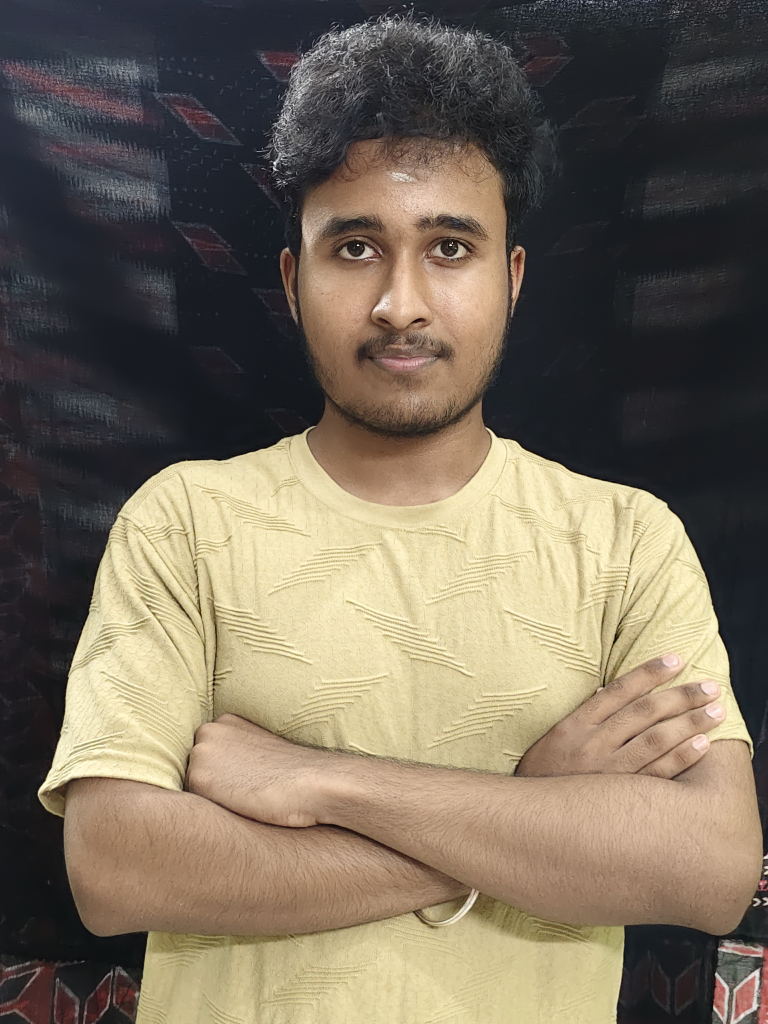
#> input picture 25008695.jpg, 3072 x 4096 px (shown at 1/4 size)
$ jupyter execute --allow-errors EX-DIP-12.ipynb
#> lines starting #> are read from the running program, lines starting #| are printed output that depends on the picture
# EXP-12 -PROJECT: Face Detection with Haar Cascades

## Name : Deepak K R
## Regno : 212225040057

I) ROI Segmentation in an Image using Bitwise AND

[cell 1]
import cv2
import numpy as np
import matplotlib.pyplot as plt

[cell 2]
# Step 1: Read the image and convert the image into RGB
image = cv2.imread('25008695.jpg')  # Replace with your image path
#> image is the input picture: shape (4096, 3072, 3); mean B, G, R 92.9, 109.1, 120.1
image_rgb = cv2.cvtColor(image, cv2.COLOR_BGR2RGB)

[cell 3]
# Step 2: Display the original image
plt.imshow(image_rgb)
plt.title("Original Image")
plt.axis('on')
plt.show()

[cell 4]
# Step 4: Set the pixels to display the ROI (Region of Interest)
# Define the coordinates for the Region of Interest (ROI)
# (startY:endY, startX:endX)
roi = image[100:420, 200:550]  # ROI coordinates (adjust as needed)
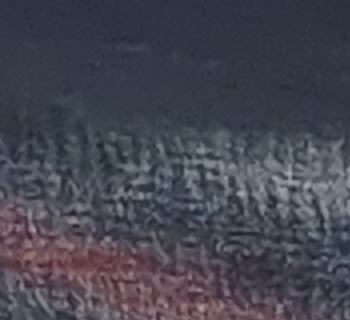
#> roi: shape (320, 350, 3); mean B, G, R 81.6, 70.3, 69.7

# Create a blank mask of the same size as the original image
mask = np.zeros_like(image)

# Place the ROI on the mask
mask[100:420, 200:550] = roi
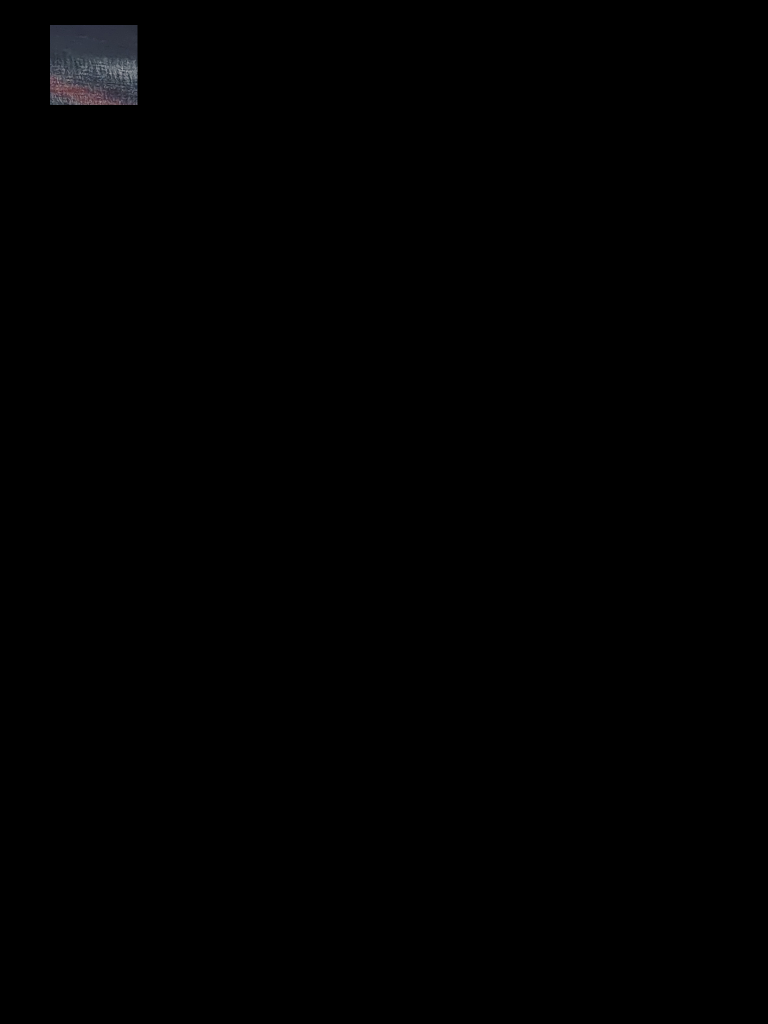
#> mask: shape (4096, 3072, 3) (shown at 1/4 size); mean B, G, R 0.7, 0.6, 0.6

[cell 5]
# Step 5: Perform bitwise conjunction of the two arrays using bitwise_and
segmented_roi = cv2.bitwise_and(image, mask)

[cell 6]
# Step 6: Display the segmented ROI from the image
segmented_roi_rgb = cv2.cvtColor(segmented_roi, cv2.COLOR_BGR2RGB)
plt.imshow(segmented_roi_rgb)
plt.title("Segmented ROI")
plt.axis('off')
plt.show()

II) Handwriting Detection in an Image

[cell 7]
import cv2
import numpy as np
import matplotlib.pyplot as plt

[cell 8]
# Step 1: Read the image and convert it to RGB for displaying
image = cv2.imread('your_image_1.jpg')  # Replace with your actual image file path
#> (the rest of this cell did not finish here and is left out)

[cell 9]
# Original Image
plt.imshow(image_rgb)
plt.title("Original Image")
plt.axis('off')

#> (a cell that did not finish here is left out)

#> (a cell that did not finish here is left out)

#> (a cell that did not finish here is left out)

#> (a cell that did not finish here is left out)

#> (a cell that did not finish here is left out)

#> (a cell that did not finish here is left out)

#> (a cell that did not finish here is left out)

III) Object Detection with Labels in an Image using MobileNet-SSD

[cell 17]
import cv2
import numpy as np
import matplotlib.pyplot as plt

 Step 1: Set and add the config_file, weights to your folder

 Ensure you have the MobileNet-SSD files downloaded:

 Download: https://github.com/chuanqi305/MobileNet-SSD

[cell 18]
import urllib.request
import os

proto_url = "https://raw.githubusercontent.com/chuanqi305/MobileNet-SSD/master/voc/MobileNetSSD_deploy.prototxt"
weights_url = "https://raw.githubusercontent.com/chuanqi305/MobileNet-SSD/master/mobilenet_iter_73000.caffemodel"

# Download the genuine raw prototxt
urllib.request.urlretrieve(proto_url, "MobileNetSSD_deploy.prototxt")
#> (this line was passed over: the network is not available in this run)

# Check if weights file is also corrupted/missing, then load
config_file = "MobileNetSSD_deploy.prototxt"
weights = "mobilenet_iter_73000.caffemodel"

# Verify first line of prototxt is valid caffe syntax, not HTML
#> (the rest of this cell did not finish here and is left out)

[cell 19]
config_file = 'MobileNetSSD_deploy.prototxt'  # Path to the config file
weights = 'mobilenet_iter_73000.caffemodel'  # Path to the weights file

#> (a cell that did not finish here is left out)

[cell 21]
# Step 4: Create a class label and print the same
class_labels = {0: 'background', 1: 'aeroplane', 2: 'bicycle', 3: 'bird', 4: 'boat',
                5: 'bottle', 6: 'bus', 7: 'car', 8: 'Man', 9: 'chair', 10: 'cow', 11: 'diningtable',
                12: 'dog', 13: 'horse', 14: 'motorbike', 15: 'person', 16: 'pottedplant', 17: 'sheep',
                18: 'sofa', 19: 'train', 20: 'tvmonitor'}

[cell 22]
# Step 5: Read the image
image = cv2.imread('25008695.jpg')  # Replace with your image path
(h, w) = image.shape[:2]
#> h = 4096; w = 3072

$ run again, with image_02.png saved as 25008695.jpg
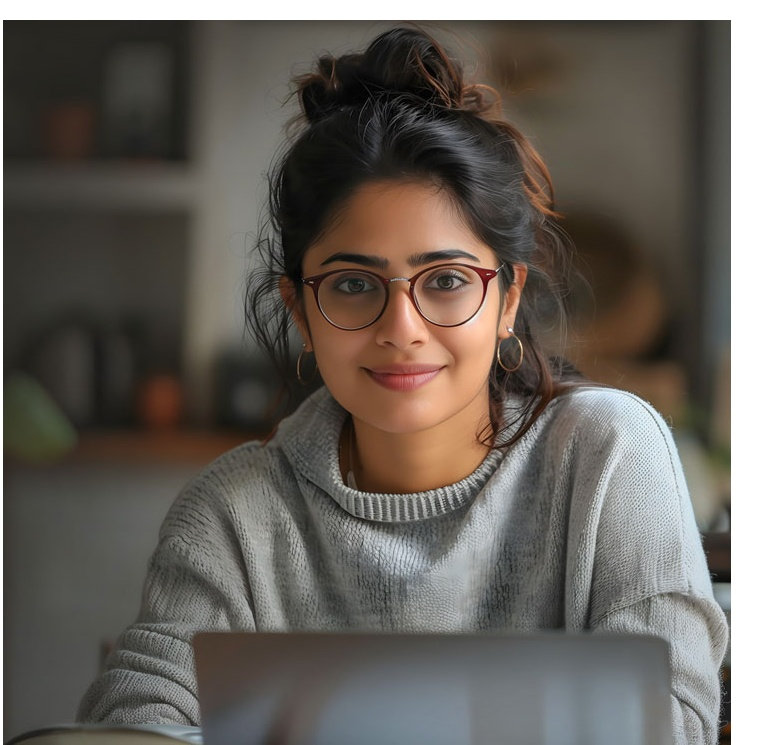
#> input picture image_02.png, 775 x 745 px
#> image is the input picture: shape (745, 775, 3); mean B, G, R 92.5, 99, 105
#> `roi = image[100:420, 200:550]`:
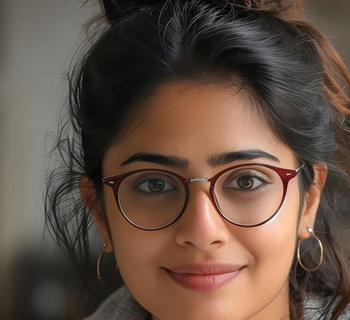
#> roi: shape (320, 350, 3); mean B, G, R 68, 80.4, 99.7
#> `mask[100:420, 200:550] = roi`:
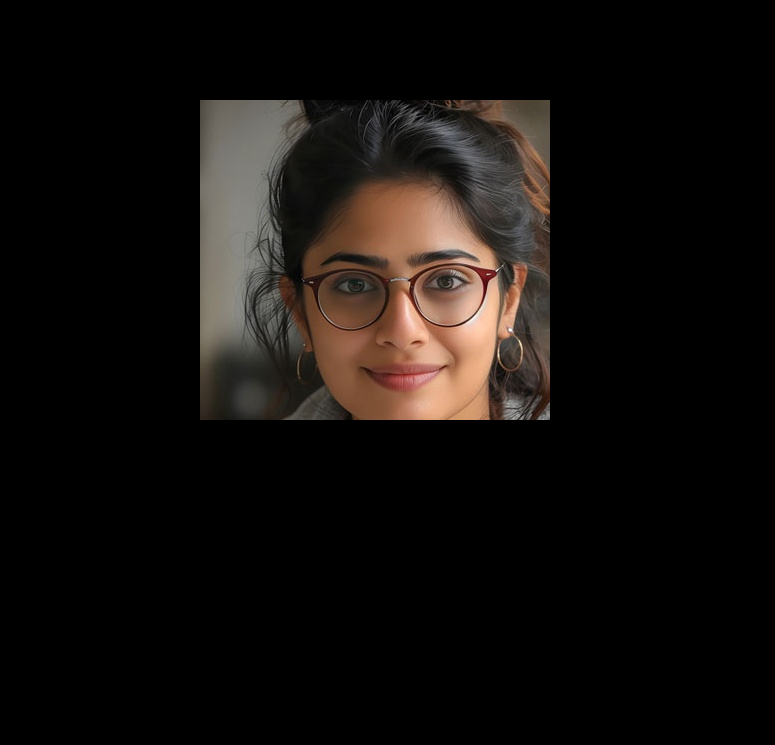
#> mask: shape (745, 775, 3); mean B, G, R 13.2, 15.6, 19.3
